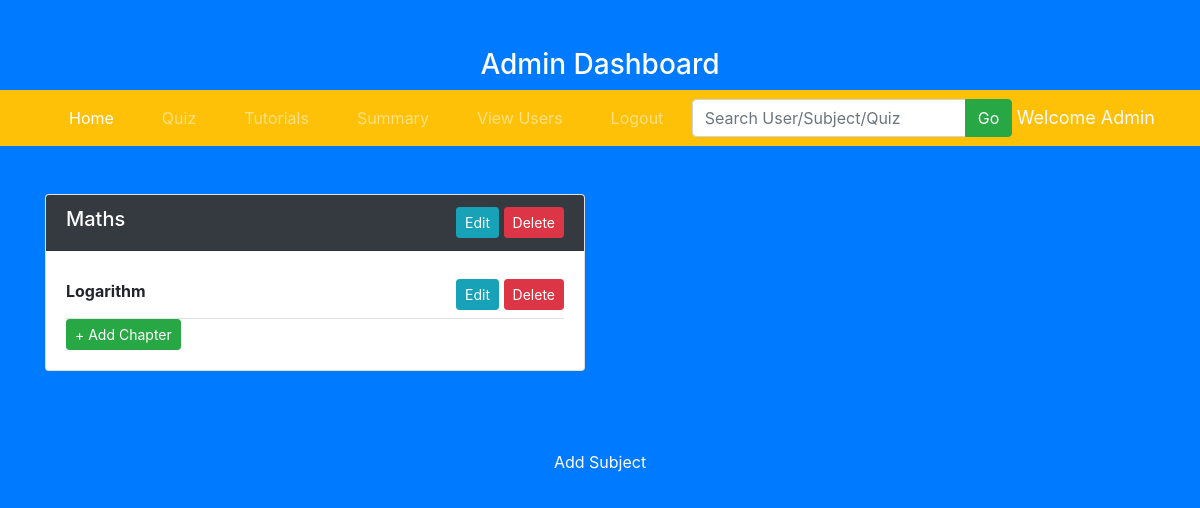
Page /admin_Dashboard on the earlier database version.
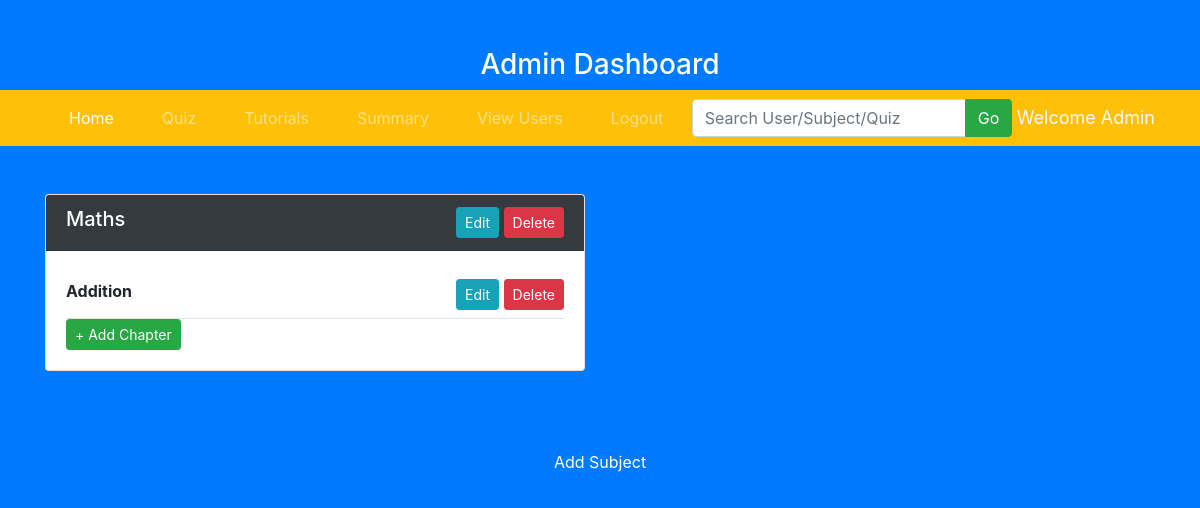
Same page on the later database version.
### app.py (models this page shows)
class Subject(db.Model):
    __tablename__ = 'subject'
    sub_id = db.Column(db.Integer, autoincrement=True, primary_key=True)
    sub_name = db.Column(db.String(20), unique=True, nullable=False)
    desc = db.Column(db.String(50))
    chapters = db.relationship("Chapter", backref='subject', lazy=True, cascade="all, delete")

class Chapter(db.Model):
    __tablename__ = 'chapter'
    chap_id = db.Column(db.Integer, autoincrement=True, primary_key=True)
    chap_name = db.Column(db.String(20), unique=True, nullable=False)
    standard = db.Column(db.Integer, nullable=False)
    desc = db.Column(db.String(50))
    sub_id = db.Column(db.Integer, db.ForeignKey("subject.sub_id", ondelete="CASCADE"), nullable=False)
    quizzes = db.relationship("Quiz", backref='chapter', lazy=True, cascade="all, delete")
    tutorials = db.relationship("Tutorials", backref='chapter', lazy=True, cascade="all, delete")

### app.py (the view)
@app.route('/admin_Dashboard')
def admin_Dashboard():
    sub=Subject.query.all()
    return render_template('adminDashboard.html',sub=sub)

### app.py (called while the page is built)
@app.before_request
def create_tables():
    db.create_all()
    if not User.query.filter_by(email="Admin12@gmail.com").first():
        admin=User(name="Admin", email="Admin12@gmail.com", password=generate_password_hash("Silvia06@10"), std=0, dob=datetime.strptime("2006-06-01", "%Y-%m-%d").date(),admin=True)
        db.session.add(admin)
        db.session.commit()

### templates/adminDashboard.html (shortened to what this page needs)
<!DOCTYPE html>
<html lang="en">
<head>
    <link rel="stylesheet"
          href=
"https://maxcdn.bootstrapcdn.com/bootstrap/4.0.0/css/bootstrap.min.css" />
</head>
<body class="bg-primary">
   <div class="container pt-5">
	<h3 class="strong text-center text-white"> Admin Dashboard</h3>
  </div>
  <nav class="navbar navbar-expand-sm bg-warning navbar-dark">
  <div class="container">
    <ul class="navbar-nav">
      <li class="nav-item active px-3 py-0 navbar-text"><a class='nav-link' href="/admin_Dashboard">Home</a></li>
      <li class="nav-item px-3 py-0 navbar-text"><a class='nav-link' href="/quiz_Management">Quiz</a></li>
      <li class="nav-item px-3 py-0 navbar-text"><a class='nav-link' href="/tutorials">Tutorials</a></li>
      <li class="nav-item px-3 py-0 navbar-text"><a class='nav-link' href="/summary">Summary</a></li>
      <li class="nav-item px-3 py-0 navbar-text"><a class='nav-link' href="/viewUsers">View Users</a></li>
      <li class="nav-item px-3 py-0 navbar-text"><a class='nav-link' href="{{url_for('logout')}}">Logout</a></li>
    </ul>
    <form class="navbar-form navbar-left" action="{{url_for('admin_search')}}" method="GET">
      <div class="input-group">
        <input type="search" class="form-control" placeholder="Search User/Subject/Quiz" name="query" id="ad_search"/>
        <div class="input-group-append">
          <button class="btn btn-success" type="submit">Go</button>
       </div>
      </div>
    </form>
    <div class="navbar-header">
      <span class="strong text-light" style="font-size:large">Welcome Admin</span>
    </div>
  </div>
</nav>
<div class="container pt-5">
    <div class="row">
        {% for subject in sub %}
        <div class="col-md-6">
            <div class="card shadow-lg mb-4">
                <div class="card-header bg-dark text-white d-flex justify-content-between">
                    <h5 class="mb-0">{{ subject.sub_name }}</h5>
                    <span>
                        <a href="/editSubject/{{ subject.sub_id }}" class="btn btn-sm btn-info">Edit</a>
                            <a href="/deleteSubject/{{ subject.sub_id }}" class="btn btn-sm btn-danger">Delete</a>
                    </span>
                </div>
                <div class="card-body">
                    {% for chapter in subject.chapters %}
                    <div class="d-flex justify-content-between border-bottom py-2">
                        <span><strong>{{ chapter.chap_name }}</strong></span>
                        <span>
                            <a href="/editChapter/{{ chapter.chap_id }}" class="btn btn-sm btn-info">Edit</a>
                            <a href="/deleteChapter/{{ chapter.chap_id }}" class="btn btn-sm btn-danger">Delete</a>
                        </span>
                    </div>
                    {% endfor %}
                    <form action="{{ url_for('add_chapter', sub_id=subject.sub_id) }}" method="POST">
                        <button type="submit" class="btn btn-sm btn-success">+ Add Chapter</button>
                    </form>
                </div>
            </div>
        </div>
        {% endfor %}
    </div>
</div>
<div class="container pt-5 text-center">
    <form id="addSubject"  action="{{ url_for('add_subject') }}" >
       <input type="submit" class="btn btn-primary" value="Add Subject" />
    </form>
</div>
</body>
</html>

Differences in the rows shown:
changed Chapter: chap_name "Logarithm" → "Addition"
